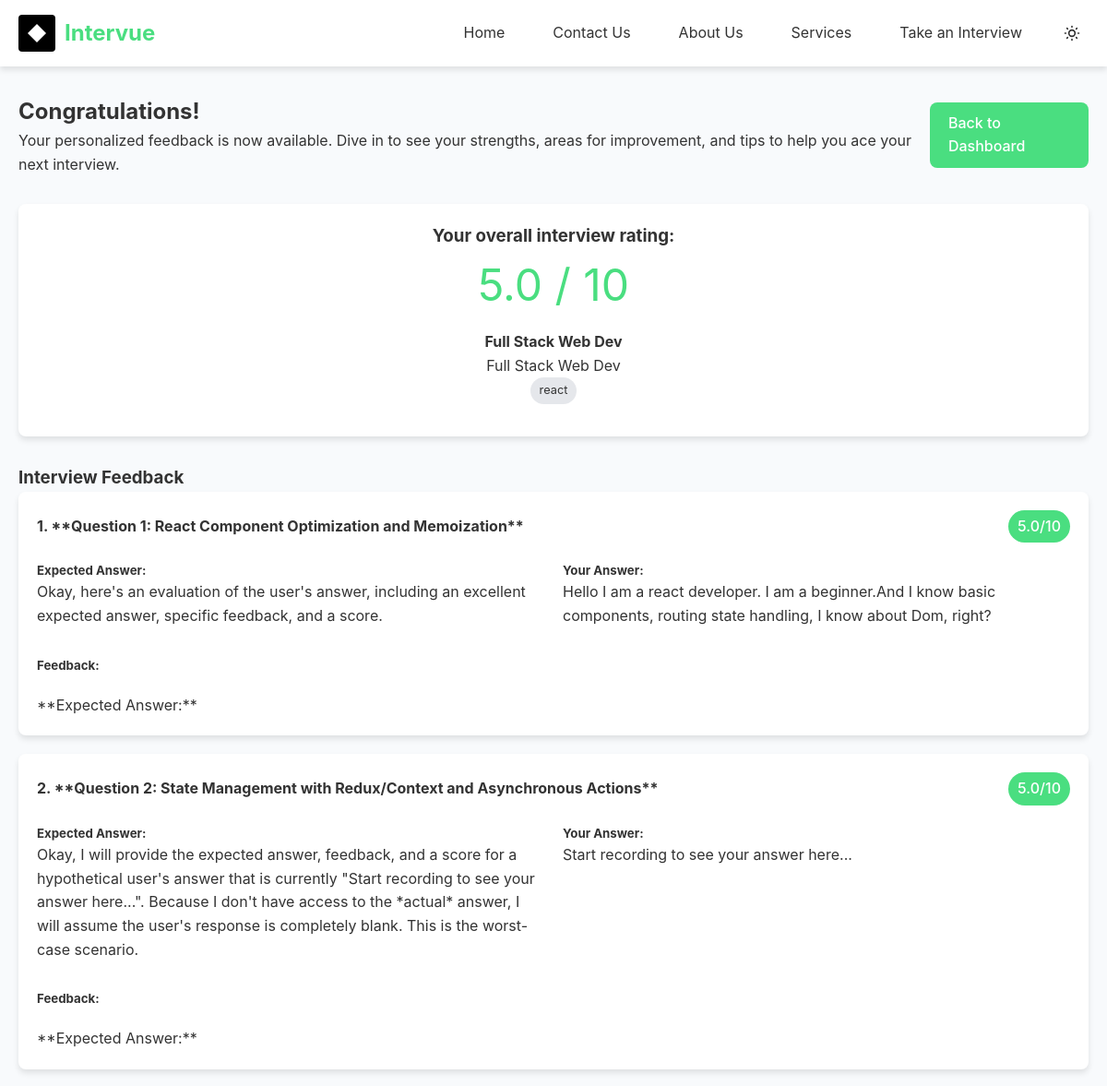
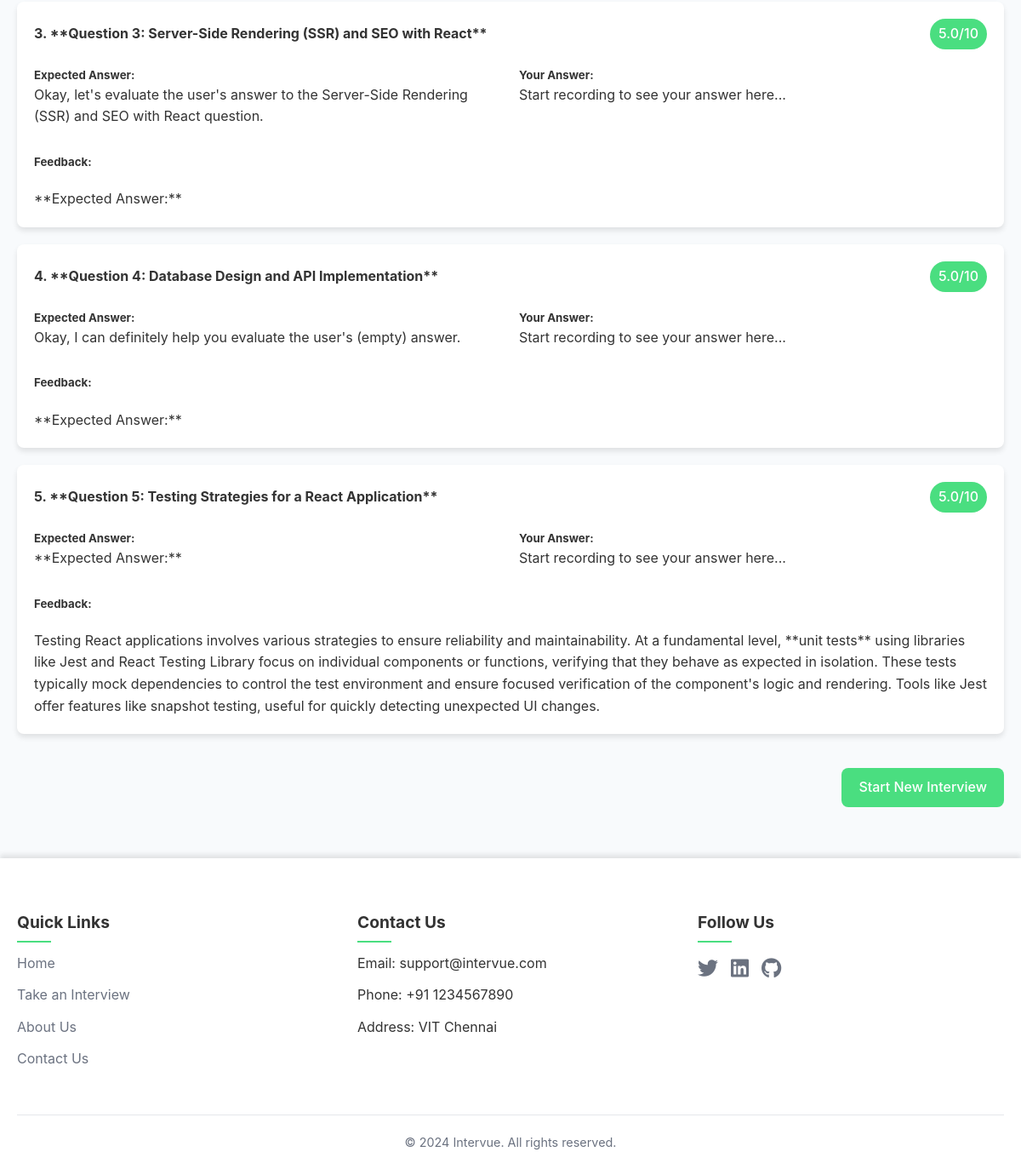
The page /interview/11/result on the database its author committed (2 pictures, top to bottom).
### database.py (models this page shows)
class Interview(db.Model):
    id = db.Column(db.Integer, primary_key=True)
    job_role = db.Column(db.String(100), nullable=False)
    job_description = db.Column(db.Text, nullable=True)
    years_experience = db.Column(db.String(50), nullable=True)
    tech_stack = db.Column(db.String(200), nullable=True)
    created_at = db.Column(db.DateTime, default=datetime.utcnow)
    questions = db.relationship('Question', backref='interview', lazy=True, cascade='all, delete-orphan')
    overall_score = db.Column(db.Float, nullable=True)

class Question(db.Model):
    id = db.Column(db.Integer, primary_key=True)
    interview_id = db.Column(db.Integer, db.ForeignKey('interview.id'), nullable=False)
    question_text = db.Column(db.Text, nullable=False)
    user_answer = db.Column(db.Text, nullable=True)
    expected_answer = db.Column(db.Text, nullable=True)
    feedback = db.Column(db.Text, nullable=True)
    score = db.Column(db.Float, nullable=True)
    position = db.Column(db.Integer, nullable=False)  # Question number (1-5)

### app.py (the view)
@app.route('/interview/<int:interview_id>/result')
def result(interview_id):
    interview = Interview.query.get_or_404(interview_id)
    questions = Question.query.filter_by(interview_id=interview_id).order_by(Question.position).all()
    return render_template('result.html', interview=interview, questions=questions)

### templates/result.html (shortened to what this page needs)
{% extends "layout.html" %}
{% block content %}
<div class="results-header">
    <div>
        <h2>Congratulations!</h2>
        <p>Your personalized feedback is now available. Dive in to see your strengths, areas for improvement, and tips to help you ace your next interview.</p>
    </div>
    <a href="{{ url_for('home') }}" class="btn">Back to Dashboard</a>
</div>
<div class="score-card">
    <h3>Your overall interview rating:</h3>
    <div class="score-value">{{ "%.1f"|format(interview.overall_score or 0) }} / 10</div>
    <div>
        <h4>{{ interview.job_role }}</h4>
        <p>{{ interview.job_description }}</p>
        <div class="tag-list" style="justify-content: center;">
            {% if interview.tech_stack %}
                {% for tech in interview.tech_stack.split(',') %}
                <span class="tag">{{ tech.strip() }}</span>
                {% endfor %}
            {% endif %}
        </div>
    </div>
</div>
<h3>Interview Feedback</h3>
{% for question in questions %}
<div class="question-result">
    <div class="result-header">
        <h4>{{ loop.index }}. {{ question.question_text }}</h4>
        <span class="score-badge">{{ "%.1f"|format(question.score or 0) }}/10</span>
    </div>
    <div class="answer-comparison">
        <div>
            <h5>Expected Answer:</h5>
            <p>{{ question.expected_answer }}</p>
        </div>
        <div>
            <h5>Your Answer:</h5>
            <p>{{ question.user_answer }}</p>
        </div>
    </div>
    <div class="feedback-section">
        <h5>Feedback:</h5>
        <p>{{ question.feedback }}</p>
    </div>
</div>
{% endfor %}
<div class="btn-container" style="margin: 40px 0;">
    <a href="{{ url_for('create') }}" class="btn">Start New Interview</a>
</div>
{% endblock %}

### static/css/styles.css (style rules this page uses)
:root { --primary-color: #4ade80; --secondary-color: #6b7280; --background-color: #f8fafc; --text-color: #333; --light-gray: #e5e7eb; --white: #fff; --shadow: 0 4px 6px rgba(0, 0, 0, 0.1); --border-radius: 8px; --card-bg: #fff; --navbar-bg: #fff; }
* { margin: 0; padding: 0; box-sizing: border-box; font-family: 'Inter', -apple-system, BlinkMacSystemFont, 'Segoe UI', Roboto, sans-serif; }
body { background-color: var(--background-color); color: var(--text-color); line-height: 1.6; }
.btn { display: inline-block; background-color: var(--primary-color); color: var(--white); padding: 10px 20px; border-radius: var(--border-radius); text-decoration: none; border: none; cursor: pointer; font-weight: 500; transition: all 0.3s ease; position: relative; overflow: hidden; }
.tag-list { display: flex; flex-wrap: wrap; gap: 8px; margin-bottom: 15px; }
.tag { background-color: var(--light-gray); padding: 4px 10px; border-radius: 20px; font-size: 0.8rem; }
.btn-container { display: flex; justify-content: flex-end; gap: 15px; margin-top: 30px; }
.results-header { display: flex; justify-content: space-between; align-items: center; margin-bottom: 30px; }
.score-card { background-color: var(--white); border-radius: var(--border-radius); padding: 20px; text-align: center; box-shadow: var(--shadow); margin-bottom: 30px; }
.score-value { font-size: 3rem; color: var(--primary-color); margin-bottom: 10px; }
.question-result { background-color: var(--white); border-radius: var(--border-radius); padding: 20px; margin-bottom: 20px; box-shadow: var(--shadow); }
.result-header { display: flex; justify-content: space-between; align-items: center; margin-bottom: 15px; }
.score-badge { background-color: var(--primary-color); color: var(--white); padding: 5px 10px; border-radius: 20px; font-weight: 500; }
.answer-comparison { display: grid; grid-template-columns: 1fr 1fr; gap: 20px; margin-top: 20px; }
.feedback-section { margin-top: 30px; display: flex; flex-direction: column; gap: 20px; }
.btn { transition: all 0.3s ease; position: relative; overflow: hidden; }

### rows shown on the page
Interview: overall_score "5.0", job_role "Full Stack Web Dev", job_description "Full Stack Web Dev", strip "react"
Question: question_text "**Question 1: React Component Optimization and Memoization**", score "5.0", expected_answer "Okay, here's an evaluation of the user's answer, including an excellent expected answer, specific feedback, and a score.", user_answer "Hello I am a react developer. I am a beginner.And I know basic components, routing state handling, I know about Dom, right?", feedback "**Expected Answer:**"
Question: question_text "**Question 2: State Management with Redux/Context and Asynchronous Actions**", score "5.0", expected_answer "Okay, I will provide the expected answer, feedback, and a score for a hypothetical user's answer that is currently \"Start recording to see your answer here...\". Because I don't have access to the *actual* answer, I will assume the user's response is completely blank. This is the worst-case scenario.", user_answer "Start recording to see your answer here...", feedback "**Expected Answer:**"
Question: question_text "**Question 3: Server-Side Rendering (SSR) and SEO with React**", score "5.0", expected_answer "Okay, let's evaluate the user's answer to the Server-Side Rendering (SSR) and SEO with React question.", user_answer "Start recording to see your answer here...", feedback "**Expected Answer:**"
Question: question_text "**Question 4: Database Design and API Implementation**", score "5.0", expected_answer "Okay, I can definitely help you evaluate the user's (empty) answer.", user_answer "Start recording to see your answer here...", feedback "**Expected Answer:**"
Question: question_text "**Question 5: Testing Strategies for a React Application**", score "5.0", expected_answer "**Expected Answer:**", user_answer "Start recording to see your answer here...", feedback "Testing React applications involves various strategies to ensure reliability and maintainability. At a fundamental level, **unit tests** using libraries like Jest and React Testing Library focus on individual components or functions, verifying that they behave as expected in isolation. These tests typically mock dependencies to control the test environment and ensure focused verification of the component's logic and rendering. Tools like Jest offer features like snapshot testing, useful for quickly detecting unexpected UI changes."
